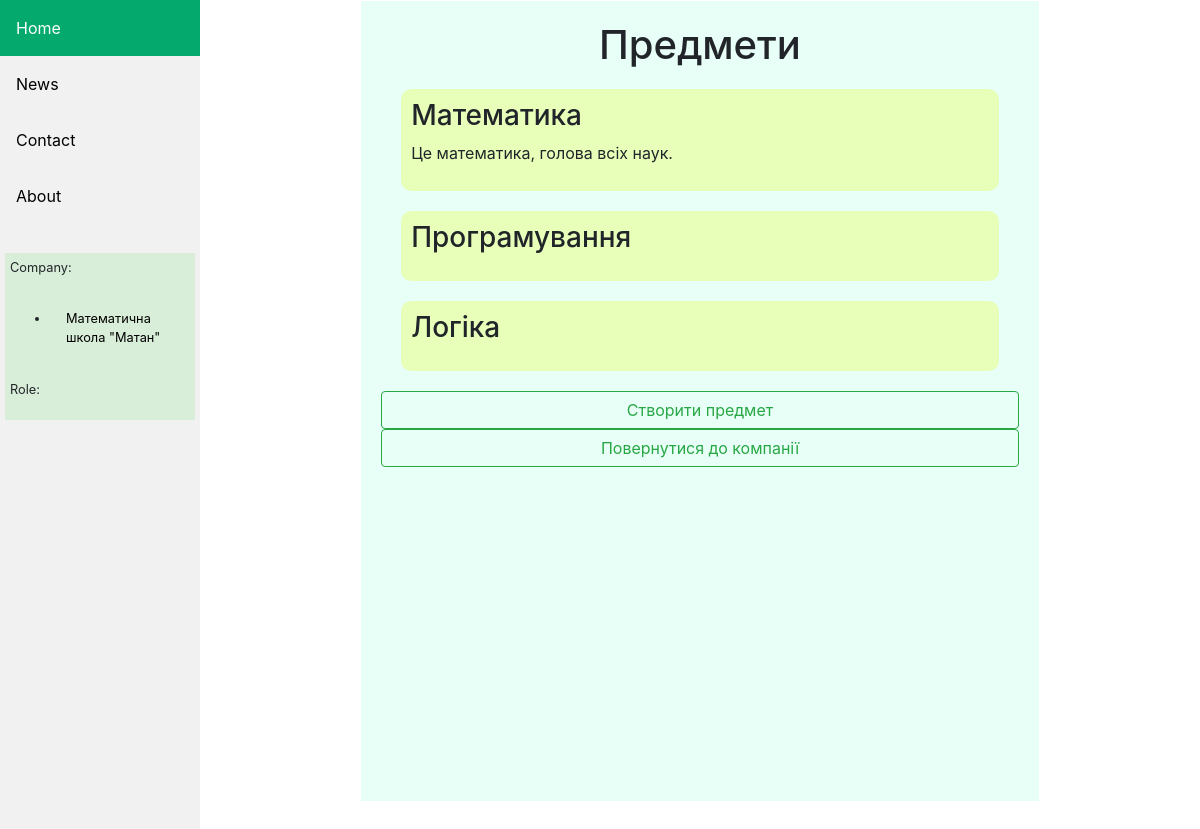
The app's page /main/company/1/subjects, older data.
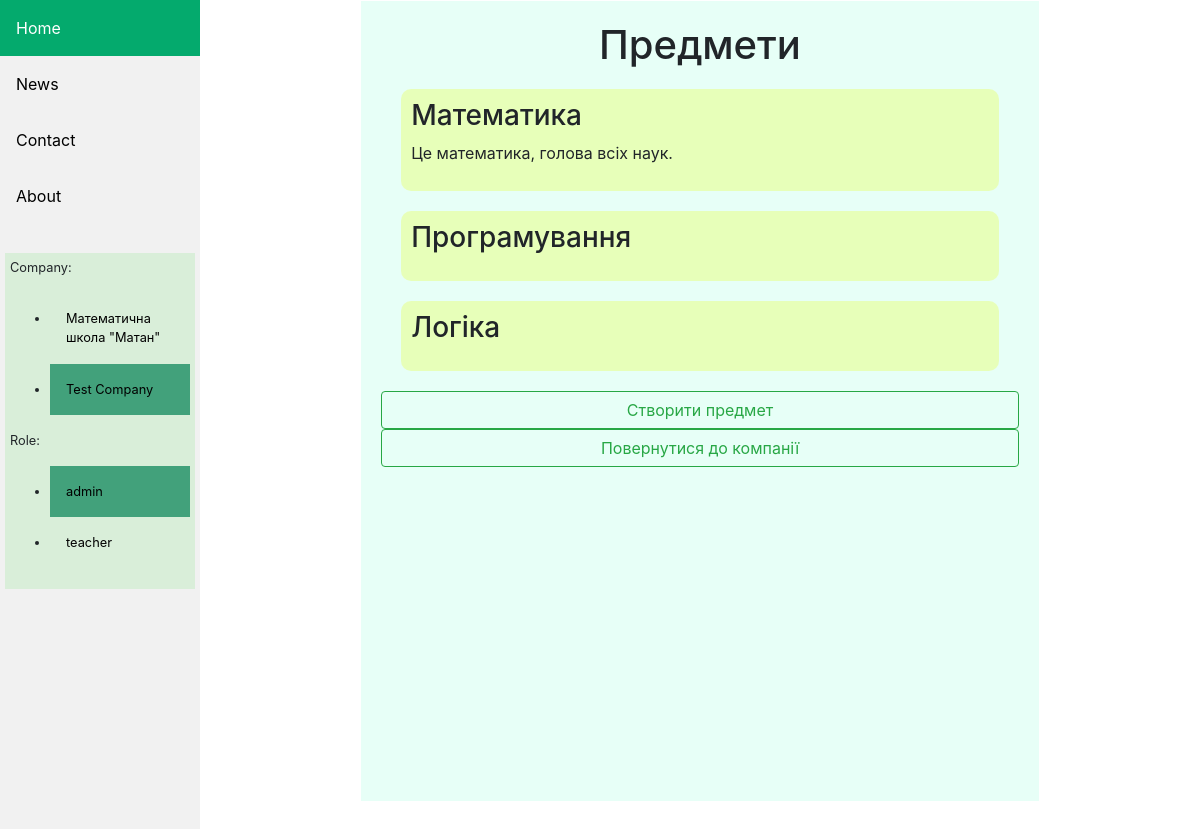
The same page, newer data.
### main/models.py (models this page shows, shortened)
class Company(models.Model):
    owner = models.ForeignKey(UserProfile, on_delete=models.PROTECT)
    name = models.CharField(max_length=60)
    description = models.TextField(max_length=1000, blank=True)
    C_t_min = models.IntegerField(default=0)  # %
    C_s_min = models.IntegerField(default=0)
    p_t_ser = models.FloatField(default=6)
    p_s_ser = models.FloatField(default=5)

class Subject(models.Model):
    name = models.CharField(max_length=60)
    description = models.TextField(max_length=1000, blank=True)
    company = models.ForeignKey(Company, on_delete=models.CASCADE)

class Role(models.Model):
    name = models.CharField(max_length=25)

### main/views.py (the view)
# urls.py: path('company/<int:id>/subjects', subjects, name='subjects'),
def subjects(request, id):
    comp_user = CompanyUser.objects.get(id=id)
    return render(request, 'subject_list.html', {'subjects': Subject.objects.filter(company=comp_user.company),
                                                 'comp_user': comp_user})

### authsys/models.py (called while the page is built)
    @property
    def my_companies(self):
        companies = []
        ids = []
        for c_user in self.companyuser_set.all():
            company = c_user.company
            if company.id in ids:
                continue
            company.selected = c_user.id == self.active_company_user_id
            ids.append(company.id)
            companies.append(company)
        return companies

    @property
    def available_roles(self):
        if not self.active_company_user:
            return []
        roles = []
        for company_user in self.companyuser_set.filter(company=self.active_company_user.company):
            role = company_user.role
            role.selected = self.active_company_user_id == company_user.id
            roles.append(role)
        return roles

### main/templates/subject_list.html (shortened to what this page needs)
{% extends 'base.html' %}
{% block content %}
<div class="wrapper">
    <div class="company">
        <div class="subjects">
            <h1 class="h1">Предмети</h1>
            {% for subject in subjects %}
                <a href="{% url 'main:edit_subject' comp_user.id subject.id %}">
                <div class="subject">
                    <h3>{{ subject.name }}</h3>
                    <p>{{ subject.description }}</p>
                </div>
                </a>
            {% endfor %}
            </div>
        <button class="btn btn-outline-success" onclick="window.location='{% url 'main:create_subject' comp_user.id %}'">Створити предмет</button>
        <button class="btn btn-outline-success" onclick="window.location='{% url 'main:enter_company' comp_user.id %}'">Повернутися до компанії</button>
    </div>
</div>
{% endblock %}

### main/templates/sidebar.html
<div class="sidebar">
  <a class="active" href="#home">Home</a>
  <a href="#news">News</a>
  <a href="#contact">Contact</a>
  <a href="#about">About</a>
  <br>
  <div class="roles_panel">
    <p>Company: </p>
    <ul>
      {% for company in comp_user.userprofile.my_companies %}
          <li><a {% if company.selected %} style="background-color: #148a5fc3;;" {% endif %} href="/main/enter_company/{{ company.id }}"> {{ company.name }} </a></li>
      {% endfor %}
    </ul>
    <p>Role: </p>
    <ul>
      {% for role in comp_user.userprofile.available_roles %}
        <li><a {% if role.selected %} style="background-color: #148a5fc3;;" {% endif %}  href="/main/change_role/{{ role.id }}">{{ role.name }}</a></li>
      {% endfor %}
    </ul>
  </div>
</div>

Row changes from the older to the newer data that the page shows:
added Company: name "Test Company"
now on this page (row unchanged): Role: name "admin"
now on this page (row unchanged): Role: name "teacher"
